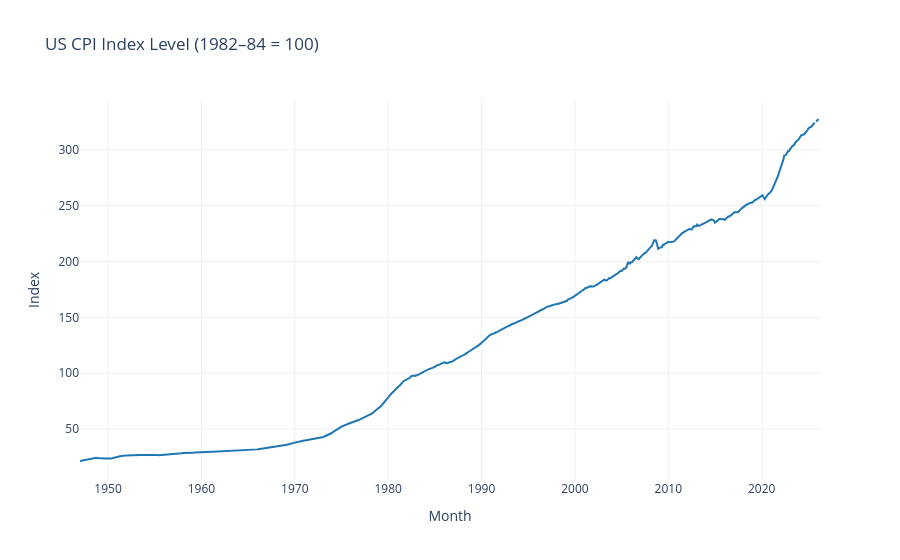
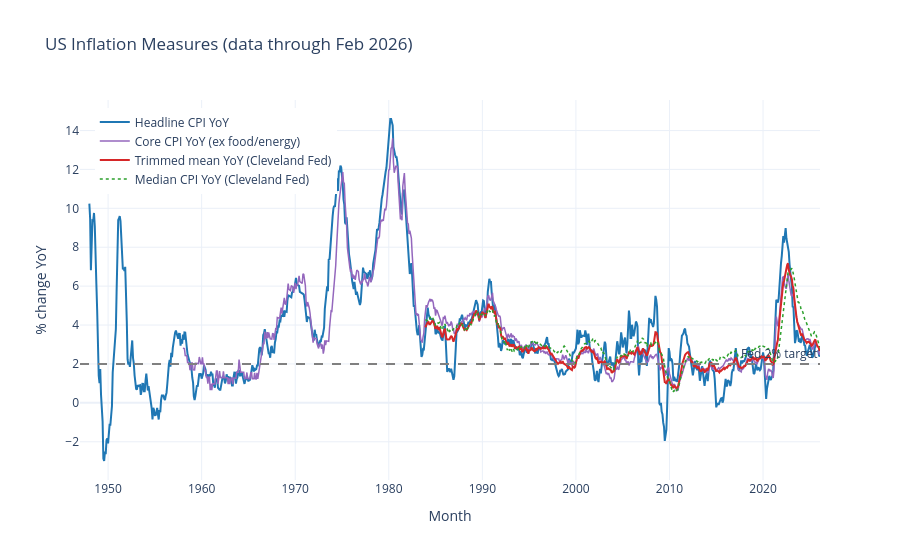

Notebook cell for these charts, in order:
### Code cell
# CPI index level
fig_idx = go.Figure()
fig_idx.add_trace(go.Scatter(x=df.index, y=df['cpi_index'],
                             mode='lines', name='CPI-U All Items',
                             line=dict(color='#1f77b4', width=2)))
fig_idx.update_layout(title='US CPI Index Level (1982–84 = 100)',
                      xaxis_title='Month', yaxis_title='Index',
                      template='plotly_white', hovermode='x unified')
fig_idx.update_xaxes(range=['1947-01-01', '2026-04-01'])
fig_idx.show()

# Inflation measures YoY
fig = go.Figure()
fig.add_trace(go.Scatter(x=df.index, y=df['headline_yoy'],
                         mode='lines', name='Headline CPI YoY',
                         line=dict(color='#1f77b4', width=2)))
fig.add_trace(go.Scatter(x=df.index, y=df['core_yoy'],
                         mode='lines', name='Core CPI YoY (ex food/energy)',
                         line=dict(color='#9467bd', width=1.5)))
fig.add_trace(go.Scatter(x=df.index, y=df['trimmed_mean_yoy'],
                         mode='lines', name='Trimmed mean YoY (Cleveland Fed)',
                         line=dict(color='#d62728', width=2)))
fig.add_trace(go.Scatter(x=df.index, y=df['median_yoy'],
                         mode='lines', name='Median CPI YoY (Cleveland Fed)',
                         line=dict(color='#2ca02c', width=1.5, dash='dot')))

fig.add_hline(y=2.0, line_dash='dash', line_color='grey',
              annotation_text='Fed 2% target', annotation_position='top right')

fig.update_layout(title='US Inflation Measures (data through Feb 2026)',
                  xaxis_title='Month', yaxis_title='% change YoY',
                  template='plotly_white', hovermode='x unified',
                  legend=dict(x=0.02, y=0.98))
fig.show()

### Figure 1 — Plotly figure (JSON) as saved in the notebook; plotly's stock layout.template omitted (floating-point values rounded to 4 significant figures; data arrays with more than 128 entries replaced by an {"elided": "..."} marker saying what was removed)
{"data": [{"line": {"color": "#1f77b4", "width": 2}, "mode": "lines", "name": "CPI-U All Items", "type": "scatter", "x": {"elided": "950 str values"}, "y": {"elided": "950 float values"}}], "layout": {"hovermode": "x unified", "title": {"text": "US CPI Index Level (1982–84 = 100)"}, "xaxis": {"range": ["1947-01-01", "2026-04-01"], "title": {"text": "Month"}}, "yaxis": {"title": {"text": "Index"}}}}

### Figure 2 — Plotly figure (JSON) as saved in the notebook; plotly's stock layout.template omitted (floating-point values rounded to 4 significant figures; data arrays with more than 128 entries replaced by an {"elided": "..."} marker saying what was removed)
{"data": [{"line": {"color": "#1f77b4", "width": 2}, "mode": "lines", "name": "Headline CPI YoY", "type": "scatter", "x": {"elided": "950 str values"}, "y": {"elided": "950 float values"}}, {"line": {"color": "#9467bd", "width": 1.5}, "mode": "lines", "name": "Core CPI YoY (ex food/energy)", "type": "scatter", "x": {"elided": "950 str values"}, "y": {"elided": "950 float values"}}, {"line": {"color": "#d62728", "width": 2}, "mode": "lines", "name": "Trimmed mean YoY (Cleveland Fed)", "type": "scatter", "x": {"elided": "950 str values"}, "y": {"elided": "950 float values"}}, {"line": {"color": "#2ca02c", "dash": "dot", "width": 1.5}, "mode": "lines", "name": "Median CPI YoY (Cleveland Fed)", "type": "scatter", "x": {"elided": "950 str values"}, "y": {"elided": "950 float values"}}], "layout": {"annotations": [{"showarrow": false, "text": "Fed 2% target", "x": 1, "xanchor": "right", "xref": "x domain", "y": 2, "yanchor": "bottom", "yref": "y"}], "hovermode": "x unified", "legend": {"x": 0.02, "y": 0.98}, "shapes": [{"line": {"color": "grey", "dash": "dash"}, "type": "line", "x0": 0, "x1": 1, "xref": "x domain", "y0": 2, "y1": 2, "yref": "y"}], "title": {"text": "US Inflation Measures (data through Feb 2026)"}, "xaxis": {"title": {"text": "Month"}}, "yaxis": {"title": {"text": "% change YoY"}}}}
